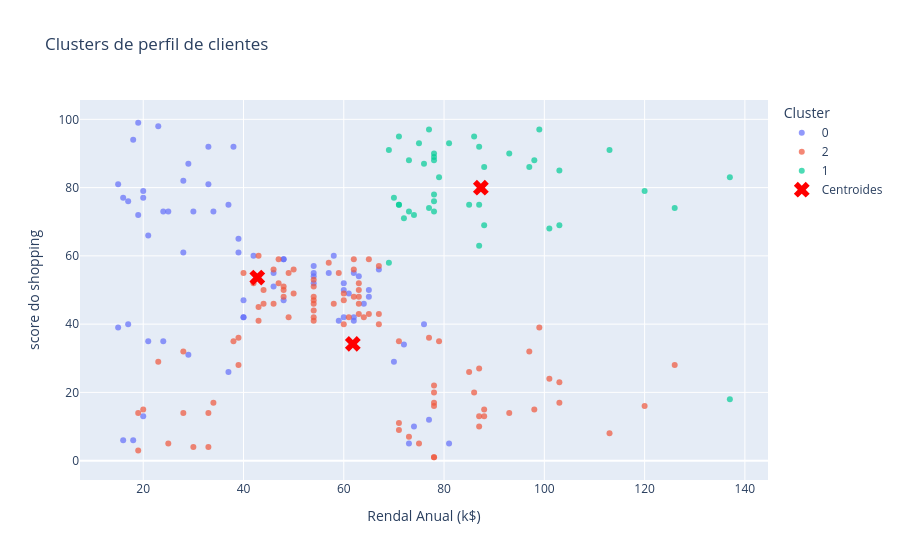

Notebook source saved alongside this figure:
### Code cell
df_clusters = pd.DataFrame({
	'Annual Income (k$)':df['Annual Income (k$)'],
	'Spending Score (1-100)': df['Spending Score (1-100)'],
	'cluster': labels.astype(str)
})

fig = px.scatter(df_clusters, x='Annual Income (k$)', y='Spending Score (1-100)', color='cluster',
		color_continuous_scale='viridis', opacity=0.7,
		title='Clusters de perfil de clientes')

fig.add_scatter(x=centroides_originais[:, 1], y=centroides_originais[:, 2],
		mode='markers', marker=dict(color='red', symbol='x', size=14),
		name='Centroides')

fig.update_layout(xaxis_title='Rendal Anual (k$)', yaxis_title='score do shopping',
		legend_title='Cluster')
fig.show()

### Figure 1 — Plotly figure (JSON) as saved in the notebook; plotly's stock layout.template omitted (floating-point values rounded to 4 significant figures)
{"data": [{"hovertemplate": "cluster=0<br>Annual Income (k$)=%{x}<br>Spending Score (1-100)=%{y}<extra></extra>", "legendgroup": "0", "marker": {"color": "#636efa", "opacity": 0.7, "symbol": "circle"}, "mode": "markers", "name": "0", "orientation": "v", "showlegend": true, "type": "scatter", "x": [15, 15, 16, 16, 17, 17, 18, 18, 19, 19, 20, 20, 20, 21, 21, 23, 24, 24, 25, 28, 28, 29, 29, 30, 33, 33, 34, 37, 37, 38, 39, 39, 40, 40, 40, 42, 43, 46, 46, 48, 48, 48, 54, 54, 54, 54, 57, 58, 59, 60, 60, 60, 61, 62, 62, 62, 63, 64, 65, 65, 67, 70, 72, 73, 74, 76, 77, 81], "xaxis": "x", "y": [39, 81, 6, 77, 40, 76, 6, 94, 72, 99, 77, 13, 79, 35, 66, 98, 35, 73, 73, 82, 61, 31, 87, 73, 92, 81, 73, 26, 75, 92, 61, 65, 47, 42, 42, 60, 54, 51, 55, 59, 59, 47, 54, 52, 55, 57, 55, 60, 41, 42, 52, 50, 49, 41, 55, 42, 54, 46, 48, 50, 56, 29, 34, 5, 10, 40, 12, 5], "yaxis": "y"}, {"hovertemplate": "cluster=2<br>Annual Income (k$)=%{x}<br>Spending Score (1-100)=%{y}<extra></extra>", "legendgroup": "2", "marker": {"color": "#EF553B", "opacity": 0.7, "symbol": "circle"}, "mode": "markers", "name": "2", "orientation": "v", "showlegend": true, "type": "scatter", "x": [19, 19, 20, 23, 25, 28, 28, 30, 33, 33, 34, 38, 39, 39, 40, 42, 43, 43, 43, 44, 44, 46, 46, 47, 47, 48, 48, 48, 49, 49, 50, 50, 54, 54, 54, 54, 54, 54, 54, 54, 57, 58, 59, 60, 60, 60, 61, 62, 62, 62, 63, 63, 63, 63, 63, 64, 65, 65, 67, 67, 67, 71, 71, 71, 73, 75, 77, 78, 78, 78, 78, 78, 78, 79, 85, 86, 87, 87, 87, 88, 88, 93, 97, 98, 99, 101, 103, 103, 113, 120, 126], "xaxis": "x", "y": [3, 14, 15, 29, 5, 14, 32, 4, 4, 14, 17, 35, 36, 28, 55, 52, 60, 45, 41, 50, 46, 46, 56, 52, 59, 51, 50, 48, 55, 42, 49, 56, 47, 53, 48, 42, 51, 41, 44, 46, 58, 46, 55, 49, 40, 47, 42, 48, 59, 56, 50, 46, 43, 48, 52, 42, 43, 59, 43, 57, 40, 35, 11, 9, 7, 5, 36, 22, 17, 20, 16, 1, 1, 35, 26, 20, 27, 13, 10, 13, 15, 14, 32, 15, 39, 24, 17, 23, 8, 16, 28], "yaxis": "y"}, {"hovertemplate": "cluster=1<br>Annual Income (k$)=%{x}<br>Spending Score (1-100)=%{y}<extra></extra>", "legendgroup": "1", "marker": {"color": "#00cc96", "opacity": 0.7, "symbol": "circle"}, "mode": "markers", "name": "1", "orientation": "v", "showlegend": true, "type": "scatter", "x": [69, 69, 70, 71, 71, 71, 72, 73, 73, 74, 75, 76, 77, 77, 78, 78, 78, 78, 78, 78, 79, 81, 85, 86, 87, 87, 87, 88, 88, 93, 97, 98, 99, 101, 103, 103, 113, 120, 126, 137, 137], "xaxis": "x", "y": [58, 91, 77, 95, 75, 75, 71, 88, 73, 72, 93, 87, 97, 74, 90, 88, 76, 89, 78, 73, 83, 93, 75, 95, 63, 75, 92, 86, 69, 90, 86, 88, 97, 68, 85, 69, 91, 79, 74, 18, 83], "yaxis": "y"}, {"marker": {"color": "red", "size": 14, "symbol": "x"}, "mode": "markers", "name": "Centroides", "type": "scatter", "x": [42.75, 87.34, 61.8], "y": [53.65, 79.98, 34.21]}], "layout": {"autosize": true, "legend": {"title": {"text": "Cluster"}, "tracegroupgap": 0}, "title": {"text": "Clusters de perfil de clientes"}, "xaxis": {"anchor": "y", "autorange": true, "domain": [0, 1], "range": [7.576, 144.4], "title": {"text": "Rendal Anual (k$)"}, "type": "linear"}, "yaxis": {"anchor": "x", "autorange": true, "domain": [0, 1], "range": [-7.087, 107.1], "title": {"text": "score do shopping"}, "type": "linear"}}}
